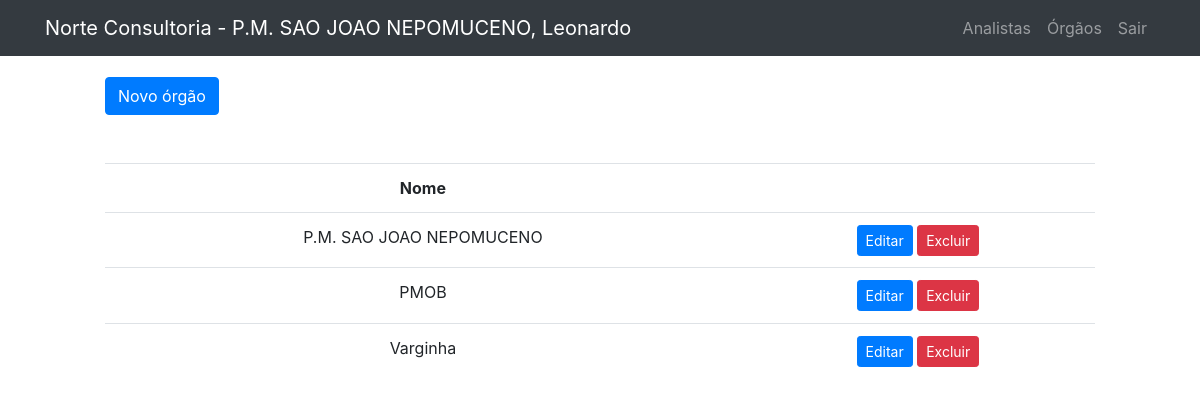
The page /public/orgao/listorgao.php (signed in) on the database its author committed.
### tables this page shows
CREATE TABLE `orgao_atual` (
  `nome_orgao_atual` varchar(50) NOT NULL,
  `id_orgao_atual` int(11) NOT NULL
);

CREATE TABLE `usuario` (
  `id_usuario` int(11) NOT NULL,
  `login` varchar(30) NOT NULL,
  `senha` varchar(200) NOT NULL,
  `nome` varchar(100) DEFAULT NULL
);

CREATE TABLE `orgao` (
  `id_orgao` int(11) NOT NULL,
  `nome_orgao` varchar(50) NOT NULL
);

### public/orgao/listorgao.php (the view, shortened to what this page needs)
<?php
include("../../data/connection.php");
include("../Template/header.php");
$sql = "SELECT * FROM orgao";
$dadosOrgao = $connection->query($sql);
if ($dadosOrgao->num_rows > 0) {
?>
    <div style="margin-left: 100px; margin-right: 100px;">
        <br>
        <div class="buttons">
            <a href="../orgao/createOrgao.php" class="btn btn-primary">Novo órgão</a>
        </div>
        <br>
        <br>
        <table class="table" style="text-align: center;">
            <tr>
                <th>Nome</th>
                <th></th>
            </tr>
            <?php
            while ($exibir = $dadosOrgao->fetch_assoc()) {
            ?>
                <tr>
                    <td><?php echo $exibir["nome_orgao"] ?></td>
                    <td>
                        <button type="submit" class="btn btn-primary btn-sm" formmethod="get">
                            <a href="editOrgao.php?id=<?php echo $exibir["id_orgao"] ?>" style="text-decoration: none; color: white">Editar</a>
                        </button>
                        <button type="submit" class="btn btn-danger btn-sm" formmethod="post">
                            <a href="deleteOrgao.php?id=<?php echo $exibir["id_orgao"] ?>" style="text-decoration: none; color: white"> Excluir </a>
                        </button>
                    </td>
                </tr>
            <?php
            }
            ?>
        </table>
    </div>
     <?php
}
?>

### public/Template/header.php (shortened to what this page needs)
<?php
include("../../data/connection.php");
?>
<!DOCTYPE html>
<html lang="en">
<head>
  <link rel="stylesheet" href="https://maxcdn.bootstrapcdn.com/bootstrap/4.5.2/css/bootstrap.min.css">
  <link rel="stylesheet" href="../styles/main.css" />
</head>
<?php
$orgao = '';
$firstname='';
if (isset($_SESSION['logado'])) {
  $idu=$_SESSION['logado'];
  $sqlQuery2="SELECT nome FROM usuario where id_usuario=$idu";
  $usuarioatual = $connection->query($sqlQuery2);
  if ($usuarioatual->num_rows > 0) {
    while ($row = $usuarioatual->fetch_assoc()) {
      $user = $row['nome'];
      $pieces = explode(" ", $user);
      $firstname=", ".$pieces[0];
?>
<?php
    }
  }
  $sqlQuery = "SELECT nome_orgao_atual FROM orgao_atual where id_orgao_atual=1";
  $orgaoatual = $connection->query($sqlQuery);
  if ($orgaoatual->num_rows > 0) {
    while ($row = $orgaoatual->fetch_assoc()) {
      $orgao = '- ' . $row['nome_orgao_atual'];
?>
<?php
    }
  }
}
?>
<body>
  <nav class="navbar navbar-expand-lg navbar-dark bg-dark fixed-top">
    <div class="container">
      <a class="navbar-brand" href="../home/home.php">Norte Consultoria <?php echo $orgao.$firstname ?></a>
      <div class="collapse navbar-collapse" id="navbarResponsive">
        <ul class="navbar-nav ml-auto">
          <?php
          if (isset($_SESSION['logado'])) {
          ?>
            <li class="nav-item">
              <a class="nav-link" href="../analista/createAnalista.php">Analistas</a>
            </li>
            <li class="nav-item">
              <a class="nav-link" href="../home/orgao.php">Órgãos</a>
            </li>
            <li class="nav-item">
              <a class="nav-link" href="../login/sair.php">Sair</a>
            </li>
          <?php
          }
          ?>
        </ul>
      </div>
    </div>
  </nav>
  <br>
  <br>
</body>
</html>

### public/Styles/main.css (style rules this page uses)
body { padding: 5px; }

### rows shown on the page
orgao_atual: nome_orgao_atual "- P.M. SAO JOAO NEPOMUCENO"
usuario: nome ", Leonardo"
orgao: nome_orgao "P.M. SAO JOAO NEPOMUCENO"
orgao: nome_orgao "PMOB"
orgao: nome_orgao "Varginha"
